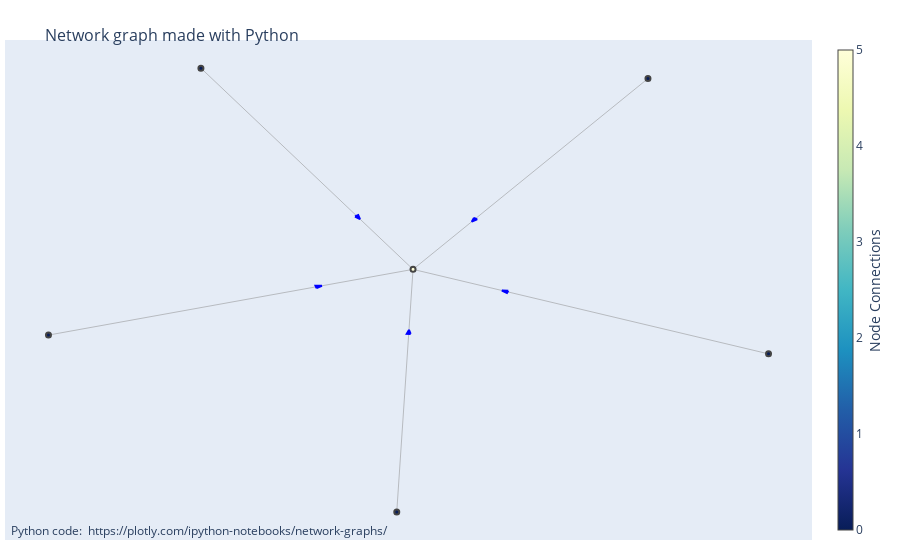

Source (notebook cell):
### Code cell
drawer = GraphDrawer(graph_layout="sfdp", arrow_length=1.1 * 5, arrow_width=0.035 * 5)
fig = drawer.draw(sub_graphs[1], text_df=text_df)
fig

### Figure 1 — Plotly figure (JSON) as saved in the notebook; plotly's stock layout.template omitted (floating-point values rounded to 4 significant figures)
{"data": [{"hoverinfo": "none", "line": {"color": "#888", "width": 0.5}, "mode": "lines", "type": "scatter", "x": [1999.0, 1787.0, null, 1772.0, 1787.0, null, 1595.0, 1787.0, null, 2108, 1787.0, null, 1458.0, 1787.0, null], "y": [9047.0, 8778.0, null, 8436, 8778.0, null, 9062, 8778.0, null, 8659.0, 8778.0, null, 8685.0, 8778.0, null]}, {"fill": "toself", "fillcolor": "blue", "line": {"color": "blue"}, "mode": "lines", "type": "scatter", "x": [1842.0, 1845.0, 1840.0, 1842.0, null, 1785.0, 1781.0, 1783.0, 1785.0, null, 1734.0, 1737.0, 1739.0, 1734.0, null, 1873.0, 1872.0, 1867.0, 1873.0, null, 1700.0, 1699.0, 1705.0, 1700.0, null], "y": [8851.0, 8849.0, 8845.0, 8851.0, null, 8687.0, 8687.0, 8693.0, 8687.0, null, 8853.0, 8855.0, 8849.0, 8853.0, null, 8748.0, 8745.0, 8748.0, 8748.0, null, 8752.0, 8755.0, 8755.0, 8752.0, null]}, {"hoverinfo": "text", "marker": {"color": [5, 0, 0, 0, 0, 0], "colorbar": {"thickness": 15, "title": {"side": "right", "text": "Node Connections"}, "xanchor": "left"}, "colorscale": [[0, "rgb(255,255,217)"], [0.125, "rgb(237,248,177)"], [0.25, "rgb(199,233,180)"], [0.375, "rgb(127,205,187)"], [0.5, "rgb(65,182,196)"], [0.625, "rgb(29,145,192)"], [0.75, "rgb(34,94,168)"], [0.875, "rgb(37,52,148)"], [1, "rgb(8,29,88)"]], "line": {"width": 2}, "reversescale": true, "showscale": true, "size": 5}, "mode": "markers", "text": ["17 ESSENTIAL THINGS TO BRING ON YOUR BOLIVIA SALT FLATS TOUR", "Nevada court fights raise caution flags on green energy push", "The submarine that smuggled 130 soldiers out of Crete", "Can't Get Enough Elvis Content? Here Is Where To Find More", "BOLIVIA SALT FLATS ONE DAY TOUR ADVENTURE GUIDE", "Jan. 6 committee August recipe for success with the public: marinate, salt to taste"], "type": "scatter", "x": [1787.0, 1999.0, 1772.0, 1595.0, 2108, 1458.0], "y": [8778.0, 9047.0, 8436, 9062, 8659.0, 8685.0]}], "layout": {"annotations": [{"showarrow": false, "text": "Python code: <a href='https://plotly.com/ipython-notebooks/network-graphs/'> https://plotly.com/ipython-notebooks/network-graphs/</a>", "x": 0.005, "xref": "paper", "y": -0.002, "yref": "paper"}], "hovermode": "closest", "margin": {"b": 20, "l": 5, "r": 5, "t": 40}, "showlegend": false, "title": {"font": {"size": 16}, "text": "<br>Network graph made with Python"}, "xaxis": {"showgrid": false, "showticklabels": false, "zeroline": false}, "yaxis": {"showgrid": false, "showticklabels": false, "zeroline": false}}}
